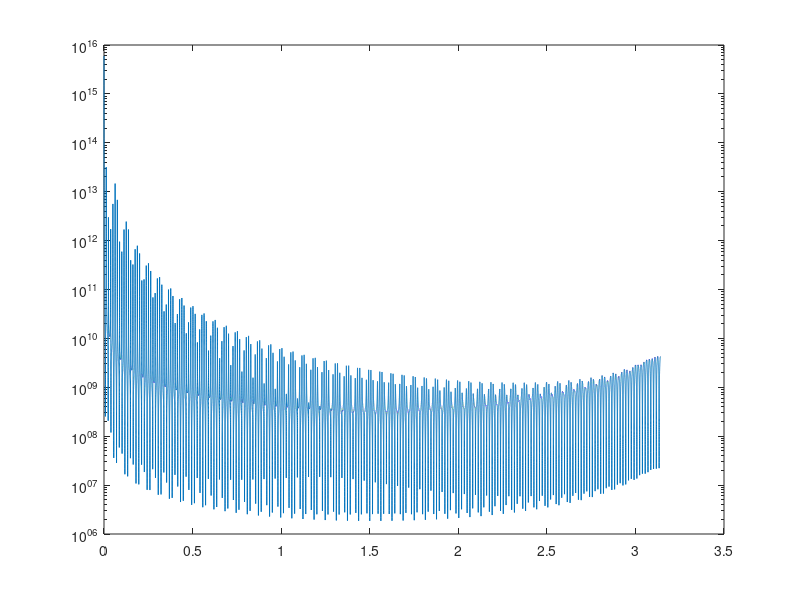

Here is the MATLAB script that generated this plot:
clc, clear all, close all;

%% Parameters
k_p = 1.41e5; % [N/m] top plate stiffness
m_p = 0.128*0.385;    % [kg] top plate effective mass
A_p = 0.0375*0.385;   % [m^2] top plate area
R_p = 32; % [N s m^-1] top plate resistance

m_h = 8.04e-4;   % [kg]  air piston mass
A_h = 7.85e-3;   % [m^2] air piston area
R_h = 30;    % [Ns/m^5] sound hole resistance

V = 0.0172;  %[m^3] air cavity volume
rho = 1.2;   % [kg m^-3] air density
c = 343;    % [m/s] sound velocity in air

L_p = m_p/(A_p^2);  % plate inertance
L_h = m_h/(A_h^2);  % sound hole inertance
C_p = A_p^2/k_p;    % plate compliance
C_v = V/(rho*c^2);  % cavity compliance

%% Question2
L = 0.64516;   % [m] Length of the string
fE2 = 82;   % [Hz]
mu = 5.78e-3;    % [kg m^-1] linear density
T_str = 4*(L^2)*mu*fE2^2;   % [N] tension
c = sqrt(T_str/mu);
beta = 1/5;


Fs = 50*c/(beta*L); %sampling frequency
T_E2E1 = (2*L*(1-beta))/c;
T_E1R1 = (beta*L)/c;
T_S = (2*L)/c;

duration = 5;   % [s]
t = 0:1/Fs:duration;

N_E = round(T_E2E1*Fs);
N_E1R1 = round(T_E1R1*Fs);
N_S = round(T_S*Fs);
%{
syms z;
H_E = 0.5*(1 - 0.99*(z^(-N_E)));
H_E1R1 = 0.99*(z^(-N_E1R1));
H_loop = 0.5*(1 + z^(-1))*z^(-N_S);
H_S = 1/(1 - H_loop);
integr = 2/(1-0.9*z^(-1));
%}

[H_E, ~] = freqz([0.5; zeros(N_E - 1, 1); 0.5*0.99],1, length(t));
[H_E1R1, ~] = freqz([zeros(N_E1R1, 1); 0.99],1, length(t));
[H_S, ~] = freqz(1, [1; zeros(N_S - 1, 1); -0.5; -0.5], length(t));
[integr, w] = freqz(2, [1; 0.9], length(t));

f = w/(2*pi);


%f = 0:1/Fs:; %[Hz] range of frequency in Hz
%w = 2*pi*f; %[rad/s] range of angular frequency 

Z_p = 1i.*w*L_p + R_p + (1i.*w*C_p).^(-1); %[Kg/m^4s] plate impedance
Z_v = 1./(1i.*w*C_v); %[Ks/m^4 s] cavity impedance
Z_h = 1i.*w*L_h + R_h; %[Ks/m^4 s] hole impedance

Z = Z_p + ( Z_v .* Z_h ) ./ (Z_v + Z_h ); %[Ks/m^4 s] bridge impedance

Z(1) = 0;

H1 = H_E.*H_E1R1.*H_S.*integr.*Z;

figure(69);
semilogy(w, abs(H1));


